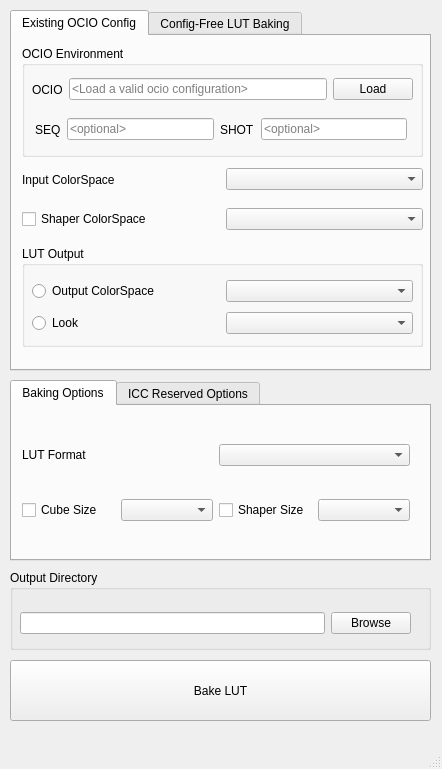
<?xml version="1.0" encoding="UTF-8"?>
<ui version="4.0">
 <class>MainWindow</class>
 <widget class="QMainWindow" name="MainWindow">
  <property name="geometry">
   <rect>
    <x>0</x>
    <y>0</y>
    <width>442</width>
    <height>769</height>
   </rect>
  </property>
  <property name="sizePolicy">
   <sizepolicy hsizetype="Fixed" vsizetype="Fixed">
    <horstretch>0</horstretch>
    <verstretch>0</verstretch>
   </sizepolicy>
  </property>
  <property name="windowTitle">
   <string>ocioLutPrescription</string>
  </property>
  <widget class="QWidget" name="centralwidget">
   <widget class="QTabWidget" name="configTabWidget">
    <property name="geometry">
     <rect>
      <x>10</x>
      <y>10</y>
      <width>421</width>
      <height>361</height>
     </rect>
    </property>
    <property name="currentIndex">
     <number>0</number>
    </property>
    <widget class="QWidget" name="configTab">
     <attribute name="title">
      <string>Existing OCIO Config</string>
     </attribute>
     <widget class="QGroupBox" name="ocioGroupBox">
      <property name="geometry">
       <rect>
        <x>10</x>
        <y>10</y>
        <width>401</width>
        <height>111</height>
       </rect>
      </property>
      <property name="title">
       <string>OCIO Environment</string>
      </property>
      <widget class="QWidget" name="layoutWidget">
       <property name="geometry">
        <rect>
         <x>10</x>
         <y>30</y>
         <width>381</width>
         <height>27</height>
        </rect>
       </property>
       <layout class="QHBoxLayout" name="horizontalLayout_8">
        <item>
         <widget class="QLabel" name="ocioCfgLabel">
          <property name="text">
           <string>OCIO</string>
          </property>
         </widget>
        </item>
        <item>
         <widget class="QLineEdit" name="ocioCfgLineEdit">
          <property name="enabled">
           <bool>true</bool>
          </property>
          <property name="readOnly">
           <bool>true</bool>
          </property>
          <property name="placeholderText">
           <string>&lt;Load a valid ocio configuration&gt;</string>
          </property>
         </widget>
        </item>
        <item>
         <widget class="QPushButton" name="ocioCfgLoadPushButton">
          <property name="text">
           <string>Load</string>
          </property>
         </widget>
        </item>
       </layout>
      </widget>
      <widget class="QWidget" name="layoutWidget">
       <property name="geometry">
        <rect>
         <x>13</x>
         <y>70</y>
         <width>372</width>
         <height>27</height>
        </rect>
       </property>
       <layout class="QHBoxLayout" name="horizontalLayout_9">
        <item>
         <widget class="QLabel" name="ocioSeqLabel">
          <property name="text">
           <string>SEQ</string>
          </property>
         </widget>
        </item>
        <item>
         <widget class="QLineEdit" name="ocioSeqLineEdit">
          <property name="placeholderText">
           <string>&lt;optional&gt;</string>
          </property>
         </widget>
        </item>
        <item>
         <widget class="QLabel" name="ocioShotLabel">
          <property name="text">
           <string>SHOT</string>
          </property>
         </widget>
        </item>
        <item>
         <widget class="QLineEdit" name="ocioShotLineEdit">
          <property name="placeholderText">
           <string>&lt;optional&gt;</string>
          </property>
         </widget>
        </item>
       </layout>
      </widget>
     </widget>
     <widget class="QGroupBox" name="lutOutputGroupBox">
      <property name="geometry">
       <rect>
        <x>10</x>
        <y>210</y>
        <width>401</width>
        <height>101</height>
       </rect>
      </property>
      <property name="title">
       <string>LUT Output</string>
      </property>
      <widget class="QWidget" name="layoutWidget">
       <property name="geometry">
        <rect>
         <x>10</x>
         <y>30</y>
         <width>381</width>
         <height>62</height>
        </rect>
       </property>
       <layout class="QVBoxLayout" name="verticalLayout_3">
        <item>
         <layout class="QHBoxLayout" name="horizontalLayout_4">
          <item>
           <widget class="QRadioButton" name="outputColorSpacesRadioButton">
            <property name="text">
             <string>Output ColorSpace</string>
            </property>
           </widget>
          </item>
          <item>
           <widget class="QComboBox" name="outputColorSpacesComboBox">
            <property name="editable">
             <bool>false</bool>
            </property>
           </widget>
          </item>
         </layout>
        </item>
        <item>
         <layout class="QHBoxLayout" name="horizontalLayout_5">
          <item>
           <widget class="QRadioButton" name="looksRadioButton">
            <property name="text">
             <string>Look</string>
            </property>
           </widget>
          </item>
          <item>
           <widget class="QComboBox" name="looksComboBox">
            <property name="editable">
             <bool>false</bool>
            </property>
           </widget>
          </item>
         </layout>
        </item>
       </layout>
      </widget>
     </widget>
     <widget class="QWidget" name="layoutWidget">
      <property name="geometry">
       <rect>
        <x>10</x>
        <y>130</y>
        <width>401</width>
        <height>27</height>
       </rect>
      </property>
      <layout class="QHBoxLayout" name="horizontalLayout_7">
       <item>
        <widget class="QLabel" name="inputColorSpacesLabel">
         <property name="text">
          <string>Input ColorSpace</string>
         </property>
        </widget>
       </item>
       <item>
        <widget class="QComboBox" name="inputColorSpacesComboBox">
         <property name="editable">
          <bool>false</bool>
         </property>
        </widget>
       </item>
      </layout>
     </widget>
     <widget class="QWidget" name="layoutWidget">
      <property name="geometry">
       <rect>
        <x>10</x>
        <y>170</y>
        <width>401</width>
        <height>27</height>
       </rect>
      </property>
      <layout class="QHBoxLayout" name="horizontalLayout_6">
       <item>
        <widget class="QCheckBox" name="shaperColorSpacesCheckBox">
         <property name="text">
          <string>Shaper ColorSpace</string>
         </property>
        </widget>
       </item>
       <item>
        <widget class="QComboBox" name="shaperColorSpacesComboBox">
         <property name="editable">
          <bool>false</bool>
         </property>
        </widget>
       </item>
      </layout>
     </widget>
    </widget>
    <widget class="QWidget" name="configFreeTab">
     <attribute name="title">
      <string>Config-Free LUT Baking</string>
     </attribute>
    </widget>
   </widget>
   <widget class="QPushButton" name="processBakeLutPushButton">
    <property name="enabled">
     <bool>true</bool>
    </property>
    <property name="geometry">
     <rect>
      <x>10</x>
      <y>660</y>
      <width>421</width>
      <height>61</height>
     </rect>
    </property>
    <property name="text">
     <string>Bake LUT</string>
    </property>
   </widget>
   <widget class="QGroupBox" name="outputDirGroupBox">
    <property name="geometry">
     <rect>
      <x>10</x>
      <y>570</y>
      <width>421</width>
      <height>80</height>
     </rect>
    </property>
    <property name="title">
     <string>Output Directory</string>
    </property>
    <widget class="QWidget" name="layoutWidget">
     <property name="geometry">
      <rect>
       <x>10</x>
       <y>40</y>
       <width>391</width>
       <height>27</height>
      </rect>
     </property>
     <layout class="QHBoxLayout" name="horizontalLayout">
      <item>
       <widget class="QLineEdit" name="outputDirLineEdit"/>
      </item>
      <item>
       <widget class="QPushButton" name="outputDirBrowsePushButton">
        <property name="text">
         <string>Browse</string>
        </property>
       </widget>
      </item>
     </layout>
    </widget>
   </widget>
   <widget class="QTabWidget" name="optionsTabWidget">
    <property name="geometry">
     <rect>
      <x>10</x>
      <y>380</y>
      <width>421</width>
      <height>181</height>
     </rect>
    </property>
    <property name="currentIndex">
     <number>0</number>
    </property>
    <widget class="QWidget" name="bakingOptionsTab">
     <attribute name="title">
      <string>Baking Options</string>
     </attribute>
     <widget class="QWidget" name="layoutWidget">
      <property name="geometry">
       <rect>
        <x>10</x>
        <y>11</y>
        <width>388</width>
        <height>131</height>
       </rect>
      </property>
      <layout class="QVBoxLayout" name="verticalLayout">
       <item>
        <layout class="QHBoxLayout" name="horizontalLayout_3">
         <item>
          <widget class="QLabel" name="lutFormatLabel">
           <property name="text">
            <string>LUT Format</string>
           </property>
          </widget>
         </item>
         <item>
          <widget class="QComboBox" name="lutFormatComboBox"/>
         </item>
        </layout>
       </item>
       <item>
        <layout class="QHBoxLayout" name="horizontalLayout_2">
         <item>
          <widget class="QCheckBox" name="cubeSizeCheckBox">
           <property name="text">
            <string>Cube Size</string>
           </property>
          </widget>
         </item>
         <item>
          <widget class="QComboBox" name="cubeSizeComboBox"/>
         </item>
         <item>
          <widget class="QCheckBox" name="shaperSizeCheckBox">
           <property name="text">
            <string>Shaper Size</string>
           </property>
          </widget>
         </item>
         <item>
          <widget class="QComboBox" name="shaperSizeComboBox"/>
         </item>
        </layout>
       </item>
      </layout>
     </widget>
    </widget>
    <widget class="QWidget" name="iccBakingOptionsTab">
     <attribute name="title">
      <string>ICC Reserved Options</string>
     </attribute>
     <widget class="QWidget" name="layoutWidget">
      <property name="geometry">
       <rect>
        <x>10</x>
        <y>10</y>
        <width>401</width>
        <height>131</height>
       </rect>
      </property>
      <layout class="QVBoxLayout" name="verticalLayout_2">
       <item>
        <layout class="QHBoxLayout" name="horizontalLayout_10">
         <item>
          <widget class="QCheckBox" name="iccWhitePointCheckBox">
           <property name="text">
            <string>White Point</string>
           </property>
          </widget>
         </item>
         <item>
          <widget class="QLineEdit" name="iccWhitePointLineEdit"/>
         </item>
        </layout>
       </item>
       <item>
        <layout class="QHBoxLayout" name="horizontalLayout_11">
         <item>
          <widget class="QCheckBox" name="iccDisplaysCheckBox">
           <property name="text">
            <string>Display</string>
           </property>
          </widget>
         </item>
         <item>
          <widget class="QComboBox" name="iccDisplaysComboBox">
           <property name="editable">
            <bool>false</bool>
           </property>
          </widget>
         </item>
        </layout>
       </item>
       <item>
        <layout class="QHBoxLayout" name="horizontalLayout_12">
         <item>
          <widget class="QCheckBox" name="iccDescriptionCheckBox">
           <property name="text">
            <string>Description</string>
           </property>
          </widget>
         </item>
         <item>
          <widget class="QLineEdit" name="iccDescriptionLineEdit"/>
         </item>
        </layout>
       </item>
       <item>
        <layout class="QHBoxLayout" name="horizontalLayout_13">
         <item>
          <widget class="QCheckBox" name="iccCopyrightCheckBox">
           <property name="text">
            <string>Copyright</string>
           </property>
          </widget>
         </item>
         <item>
          <widget class="QLineEdit" name="iccCopyrightLineEdit"/>
         </item>
        </layout>
       </item>
      </layout>
     </widget>
    </widget>
   </widget>
  </widget>
  <widget class="QMenuBar" name="menubar">
   <property name="geometry">
    <rect>
     <x>0</x>
     <y>0</y>
     <width>442</width>
     <height>22</height>
    </rect>
   </property>
  </widget>
  <widget class="QStatusBar" name="statusbar"/>
 </widget>
 <resources>
  <include location="resource.qrc"/>
 </resources>
 <connections>
  <connection>
   <sender>cubeSizeCheckBox</sender>
   <signal>toggled(bool)</signal>
   <receiver>cubeSizeComboBox</receiver>
   <slot>setEnabled(bool)</slot>
   <hints>
    <hint type="sourcelabel">
     <x>65</x>
     <y>541</y>
    </hint>
    <hint type="destinationlabel">
     <x>164</x>
     <y>540</y>
    </hint>
   </hints>
  </connection>
  <connection>
   <sender>shaperSizeCheckBox</sender>
   <signal>toggled(bool)</signal>
   <receiver>shaperSizeComboBox</receiver>
   <slot>setEnabled(bool)</slot>
   <hints>
    <hint type="sourcelabel">
     <x>276</x>
     <y>545</y>
    </hint>
    <hint type="destinationlabel">
     <x>386</x>
     <y>541</y>
    </hint>
   </hints>
  </connection>
  <connection>
   <sender>shaperColorSpacesCheckBox</sender>
   <signal>toggled(bool)</signal>
   <receiver>shaperColorSpacesComboBox</receiver>
   <slot>setEnabled(bool)</slot>
   <hints>
    <hint type="sourcelabel">
     <x>125</x>
     <y>248</y>
    </hint>
    <hint type="destinationlabel">
     <x>287</x>
     <y>244</y>
    </hint>
   </hints>
  </connection>
 </connections>
</ui>
